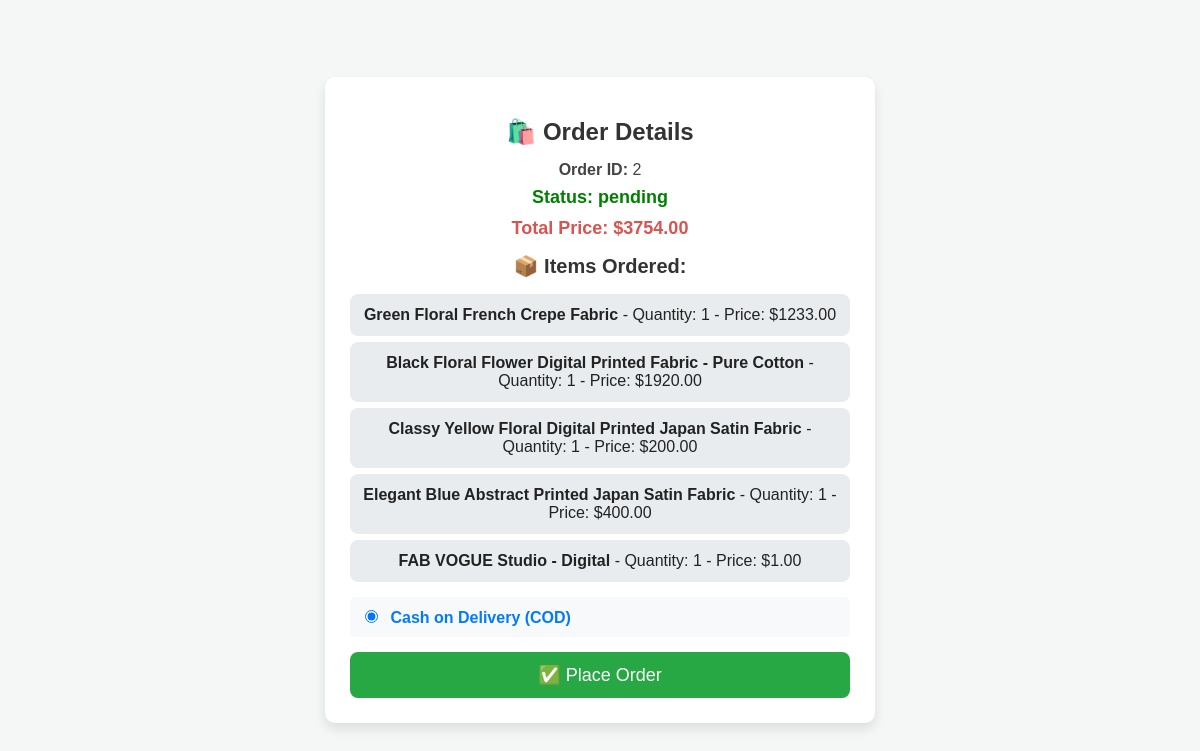
The app's page /order/2/ with its own data.
### core/models.py (models this page shows, shortened)
class Order(models.Model):
    PAYMENT_METHOD_CHOICES = [
        ('cod', 'Cash on Delivery'),
        ('online', 'Online Payment'),
    ]
    STATUS_CHOICES = [
        ('pending', 'Pending'),
        ('processing', 'Processing'),
        ('shipped', 'Shipped'),
        ('delivered', 'Delivered'),
        ('canceled', 'Canceled'),
    ]
    user = models.ForeignKey(User, on_delete=models.CASCADE, null=True, blank=True)
    total_price = models.DecimalField(max_digits=10, decimal_places=2)
    status = models.CharField(max_length=20, choices=STATUS_CHOICES, default='pending')
    order_note = models.TextField(blank=True, null=True)
    payment_method = models.CharField(max_length=20, choices=PAYMENT_METHOD_CHOICES, default='cod')  # New field
    created_at = models.DateTimeField(auto_now_add=True)
    updated_at = models.DateTimeField(auto_now=True)

class OrderItem(models.Model):
    order = models.ForeignKey(Order, on_delete=models.CASCADE, related_name="items")
    product = models.ForeignKey('Product', on_delete=models.CASCADE)
    quantity = models.PositiveIntegerField(default=1)
    price = models.DecimalField(max_digits=10, decimal_places=2)  # Store price at the time of order

class Product(models.Model):
    CATEGORY_CHOICES = [
        ('printed_fabric', 'Printed Fabric'),
        ('solid_dyed_fabric', 'Solid Dyed Fabric'),
        ('fabric_set', 'Fabric Set'),
        ('dyed_fabric', 'Dyed Fabric'),
        ('shop_look', 'Shop Look'),
        ('womens_wear', "Women's Wear"),
    ]
    name = models.CharField(max_length=255)
    description = models.TextField(blank=True, null=True)
    price = models.DecimalField(max_digits=10, decimal_places=2)
    stock = models.PositiveIntegerField(default=0)
    category = models.ForeignKey(Category, on_delete=models.CASCADE, null=True, blank=True)
    image = models.ImageField(upload_to='products/images/', blank=True, null=True)
    hover_image = models.ImageField(upload_to='products/images/', blank=True, null=True)
    image1 = models.ImageField(upload_to='products/images/', blank=True, null=True)
    image2 = models.ImageField(upload_to='products/images/', blank=True, null=True)
    image3 = models.ImageField(upload_to='products/images/', blank=True, null=True)
    image4 = models.ImageField(upload_to='products/images/', blank=True, null=True)
    created_at = models.DateTimeField(auto_now_add=True)
    updated_at = models.DateTimeField(auto_now=True)

### core/views.py (the view)
# urls.py: path('order/<int:order_id>/', order_detail, name='order_detail'),
def order_detail(request, order_id):
    order = get_object_or_404(Order, id=order_id)
    return render(request, "order_detail.html", {"order": order})

### templates/order_detail.html (shortened to what this page needs)
<!DOCTYPE html>
<html lang="en">
<head>
</head>
<body>
    <div class="container">
        <h1>🛍️ Order Details</h1>
        <p><strong>Order ID:</strong> {{ order.id }}</p>
        <p class="status"><strong>Status:</strong> {{ order.status }}</p>
        <p class="total"><strong>Total Price:</strong> ${{ order.total_price }}</p>
        <h2>📦 Items Ordered:</h2>
        <ul>
            {% for item in order.items.all %}
                <li>
                    <strong>{{ item.product.name }}</strong> -
                    Quantity: {{ item.quantity }} -
                    Price: ${{ item.price }}
                </li>
            {% endfor %}
        </ul>
        <form method="POST" action="{% url 'place_order' order.id %}">
            <div class="payment-options">
                <label>
                    <input type="radio" name="payment_method" value="cod" checked> Cash on Delivery (COD)
                </label>
            </div>
            <button type="submit" class="place-order-btn">✅ Place Order</button>
        </form>
    </div>
</body>
</html>

### templates/order_detail.html (style rules this page uses)
body { font-family: 'Arial', sans-serif; background-color: #f4f7f6; margin: 0; padding: 0; display: flex; justify-content: center; align-items: center; height: 100vh; }
.container { background: #fff; padding: 25px; border-radius: 10px; box-shadow: 0 6px 12px rgba(0, 0, 0, 0.1); max-width: 500px; width: 90%; text-align: center; transition: 0.3s; }
h1 { color: #333; margin-bottom: 15px; font-size: 24px; }
p { font-size: 16px; color: #444; margin: 8px 0; }
.status { font-weight: bold; color: green; font-size: 18px; }
.total { font-size: 18px; font-weight: bold; color: #d9534f; margin-top: 10px; }
h2 { font-size: 20px; color: #333; margin-top: 15px; }
ul { list-style-type: none; padding: 0; margin: 10px 0; }
li { background: #e9ecef; padding: 12px; margin: 6px 0; border-radius: 8px; font-size: 16px; color: #222; transition: 0.3s; }
.payment-options { margin-top: 15px; text-align: left; font-size: 16px; padding: 10px; border-radius: 5px; background: #f8f9fa; }
.payment-options label { cursor: pointer; font-weight: bold; color: #007bff; }
.payment-options input { margin-right: 8px; }
.place-order-btn { background: #28a745; color: white; border: none; padding: 12px 18px; margin-top: 15px; cursor: pointer; border-radius: 8px; font-size: 18px; transition: 0.3s; display: block; width: 100%; }

### records on screen
Order: id "2", status "pending", total_price "3754.00"
OrderItem: product.name "Green Floral French Crepe Fabric", quantity "1", price "1233.00"
OrderItem: product.name "Black Floral Flower Digital Printed Fabric - Pure Cotton", quantity "1", price "1920.00"
OrderItem: product.name "Classy Yellow Floral Digital Printed Japan Satin Fabric", quantity "1", price "200.00"
OrderItem: product.name "Elegant Blue Abstract Printed Japan Satin Fabric", quantity "1", price "400.00"
OrderItem: product.name "FAB VOGUE Studio - Digital", quantity "1", price "1.00"
